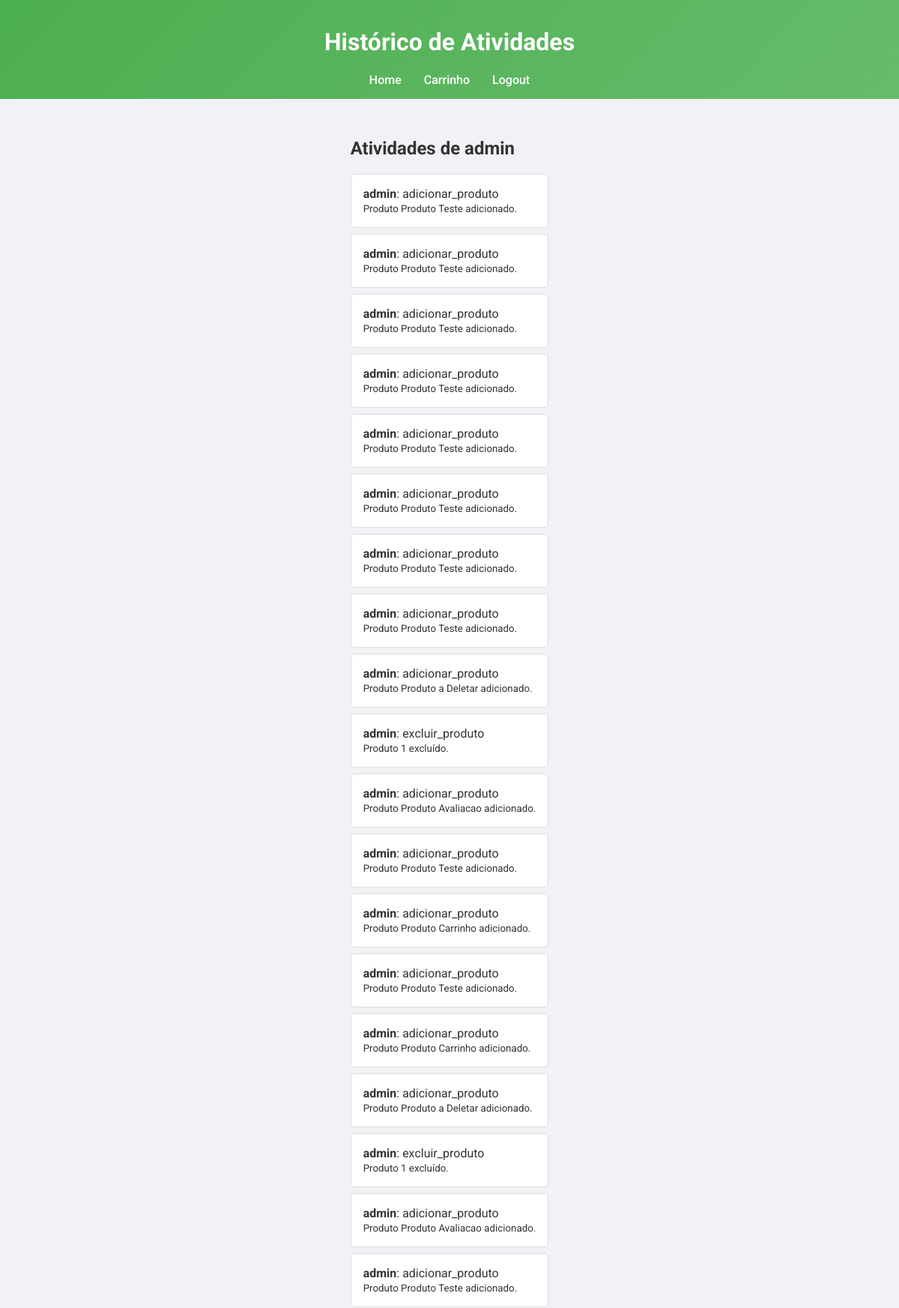
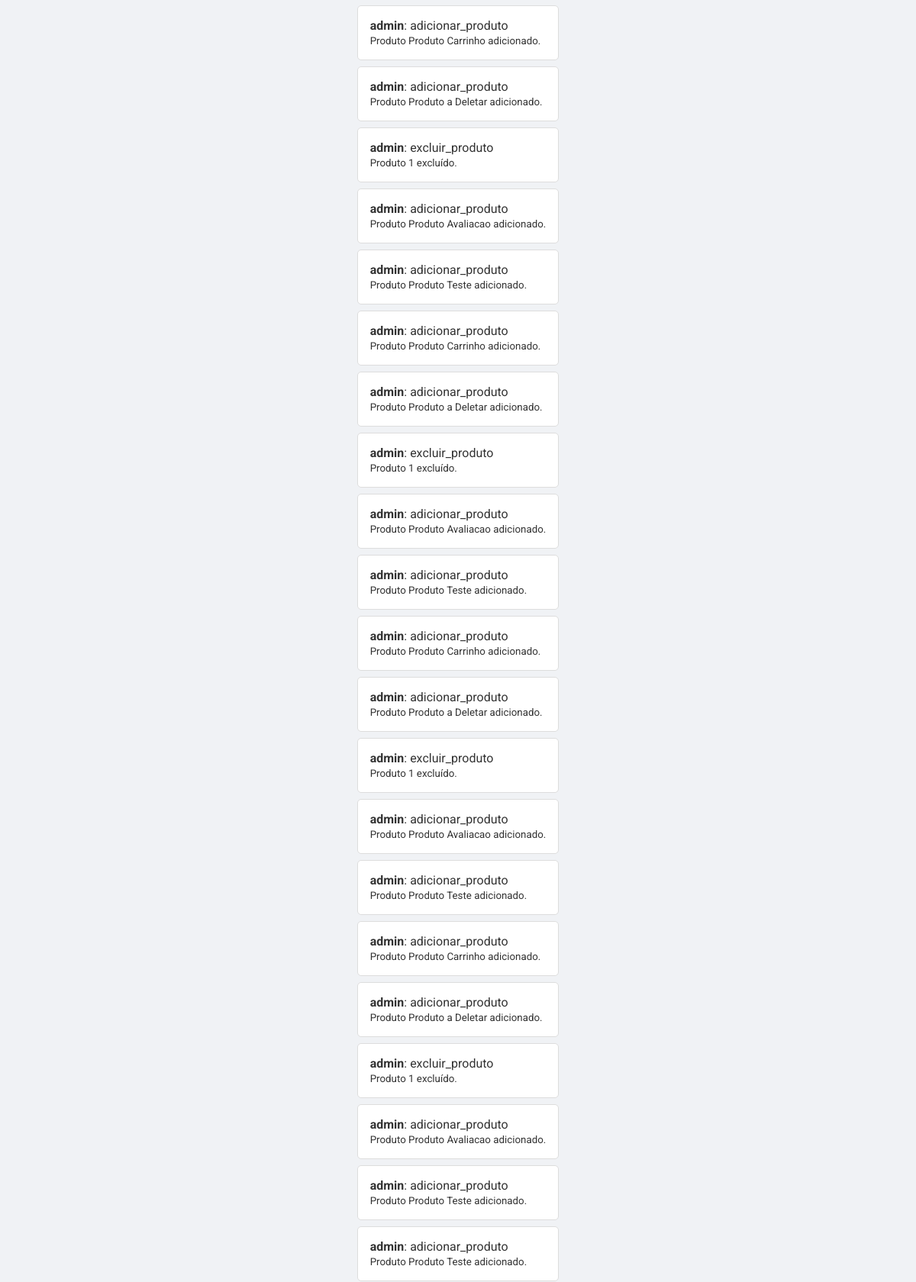
/historico (signed in, upper part), run on the app's committed database (2 pictures, top to bottom).
### tables this page shows
CREATE TABLE log_atividades (
                                    id INTEGER PRIMARY KEY AUTOINCREMENT,
                                    username TEXT NOT NULL,
                                    acao TEXT NOT NULL,
                                    detalhes TEXT,
                                    data TIMESTAMP DEFAULT CURRENT_TIMESTAMP);

### controllers.py (the view)
@bp.route('/historico')
def historico():
    if 'username' not in session:
        return redirect(url_for('bp.login'))
    username = session['username']
    atividades = LogAtividades.listar(username)
    return render_template('historico.html', atividades=atividades, username=username)

### models.py (called while the page is built)
    @staticmethod
    def get_connection():
        return sqlite3.connect(db_path)

    @staticmethod
    def listar(username):
        with DatabaseManager.get_connection() as conn:
            cursor = conn.cursor()
            cursor.execute(
                "SELECT * FROM log_atividades WHERE username = ? ORDER BY data DESC",
                (username,)
            )
            return cursor.fetchall()

### templates/historico.html (shortened to what this page needs)
<!DOCTYPE html>
<html lang="pt-BR">
  <head>
    <link rel="stylesheet" href="/static/style.css" />
  </head>
  <body>
    <header>
      <h1>Histórico de Atividades</h1>
      <nav>
        <a href="/">Home</a>
        <a href="/carrinho">Carrinho</a>
        <a href="/logout">Logout</a>
      </nav>
    </header>
    <main>
      <h2>Atividades de {{ username }}</h2>
      <ul class="historico-list">
        {% for atividade in atividades %}
        <li>
          <strong>{{ atividade[1] }}</strong>: {{ atividade[2] }}
          <br />
          <small>{{ atividade[3] }}</small>
        </li>
        {% endfor %}
      </ul>
    </main>
  </body>
</html>

### static/style.css (style rules this page uses)
html, body { margin: 0; padding: 0; height: 100%; }
body { display: flex; flex-direction: column; min-height: 100vh; font-family: "Roboto", sans-serif; background: #f0f2f5; color: #333; }
header { background: linear-gradient(135deg, #4caf50, #66bb6a); color: #fff; padding: 1rem; text-align: center; }
header nav { display: flex; justify-content: center; flex-wrap: wrap; }
header nav a { color: #fff; text-decoration: none; margin: 0 15px; font-weight: 500; transition: color 0.3s, transform 0.3s; }
main { flex: 1; padding: 2rem; max-width: 1200px; margin: 0 auto; }
.historico-list { list-style: none; padding: 0; }
.historico-list li { background: #fff; padding: 1rem; border: 1px solid #ddd; border-radius: 5px; margin-bottom: 0.5rem; }

### data on the page
log_atividades: username "admin", acao "adicionar_produto", detalhes "Produto Produto Teste adicionado."
log_atividades: username "admin", acao "adicionar_produto", detalhes "Produto Produto Teste adicionado."
log_atividades: username "admin", acao "adicionar_produto", detalhes "Produto Produto Teste adicionado."
log_atividades: username "admin", acao "adicionar_produto", detalhes "Produto Produto Teste adicionado."
log_atividades: username "admin", acao "adicionar_produto", detalhes "Produto Produto Teste adicionado."
log_atividades: username "admin", acao "adicionar_produto", detalhes "Produto Produto Teste adicionado."
log_atividades: username "admin", acao "adicionar_produto", detalhes "Produto Produto Teste adicionado."
log_atividades: username "admin", acao "adicionar_produto", detalhes "Produto Produto Teste adicionado."
log_atividades: username "admin", acao "adicionar_produto", detalhes "Produto Produto a Deletar adicionado."
log_atividades: username "admin", acao "excluir_produto", detalhes "Produto 1 excluído."
log_atividades: username "admin", acao "adicionar_produto", detalhes "Produto Produto Avaliacao adicionado."
log_atividades: username "admin", acao "adicionar_produto", detalhes "Produto Produto Teste adicionado."
log_atividades: username "admin", acao "adicionar_produto", detalhes "Produto Produto Carrinho adicionado."
log_atividades: username "admin", acao "adicionar_produto", detalhes "Produto Produto Teste adicionado."
log_atividades: username "admin", acao "adicionar_produto", detalhes "Produto Produto Carrinho adicionado."
log_atividades: username "admin", acao "adicionar_produto", detalhes "Produto Produto a Deletar adicionado."
log_atividades: username "admin", acao "excluir_produto", detalhes "Produto 1 excluído."
log_atividades: username "admin", acao "adicionar_produto", detalhes "Produto Produto Avaliacao adicionado."
log_atividades: username "admin", acao "adicionar_produto", detalhes "Produto Produto Teste adicionado."
log_atividades: username "admin", acao "adicionar_produto", detalhes "Produto Produto Carrinho adicionado."
log_atividades: username "admin", acao "adicionar_produto", detalhes "Produto Produto a Deletar adicionado."
log_atividades: username "admin", acao "excluir_produto", detalhes "Produto 1 excluído."
log_atividades: username "admin", acao "adicionar_produto", detalhes "Produto Produto Avaliacao adicionado."
log_atividades: username "admin", acao "adicionar_produto", detalhes "Produto Produto Teste adicionado."
log_atividades: username "admin", acao "adicionar_produto", detalhes "Produto Produto Carrinho adicionado."
log_atividades: username "admin", acao "adicionar_produto", detalhes "Produto Produto a Deletar adicionado."
log_atividades: username "admin", acao "excluir_produto", detalhes "Produto 1 excluído."
log_atividades: username "admin", acao "adicionar_produto", detalhes "Produto Produto Avaliacao adicionado."
log_atividades: username "admin", acao "adicionar_produto", detalhes "Produto Produto Teste adicionado."
log_atividades: username "admin", acao "adicionar_produto", detalhes "Produto Produto Carrinho adicionado."
log_atividades: username "admin", acao "adicionar_produto", detalhes "Produto Produto a Deletar adicionado."
log_atividades: username "admin", acao "excluir_produto", detalhes "Produto 1 excluído."
log_atividades: username "admin", acao "adicionar_produto", detalhes "Produto Produto Avaliacao adicionado."
log_atividades: username "admin", acao "adicionar_produto", detalhes "Produto Produto Teste adicionado."
log_atividades: username "admin", acao "adicionar_produto", detalhes "Produto Produto Carrinho adicionado."
log_atividades: username "admin", acao "adicionar_produto", detalhes "Produto Produto a Deletar adicionado."
log_atividades: username "admin", acao "excluir_produto", detalhes "Produto 1 excluído."
log_atividades: username "admin", acao "adicionar_produto", detalhes "Produto Produto Avaliacao adicionado."
log_atividades: username "admin", acao "adicionar_produto", detalhes "Produto Produto Teste adicionado."
log_atividades: username "admin", acao "adicionar_produto", detalhes "Produto Produto Teste adicionado."

### other printed values
{{ username }} "admin"
